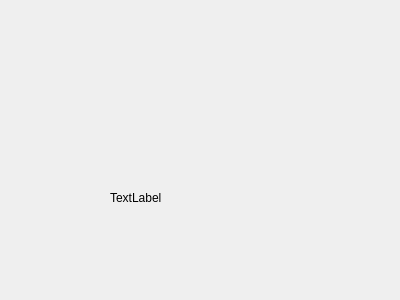
<?xml version="1.0" encoding="UTF-8"?>
<ui version="4.0">
 <class>Form</class>
 <widget class="QWidget" name="Form">
  <property name="geometry">
   <rect>
    <x>0</x>
    <y>0</y>
    <width>400</width>
    <height>300</height>
   </rect>
  </property>
  <property name="windowTitle">
   <string>Form</string>
  </property>
  <widget class="QLabel" name="label">
   <property name="geometry">
    <rect>
     <x>110</x>
     <y>190</y>
     <width>55</width>
     <height>16</height>
    </rect>
   </property>
   <property name="text">
    <string>TextLabel</string>
   </property>
  </widget>
 </widget>
 <resources/>
 <connections/>
</ui>
